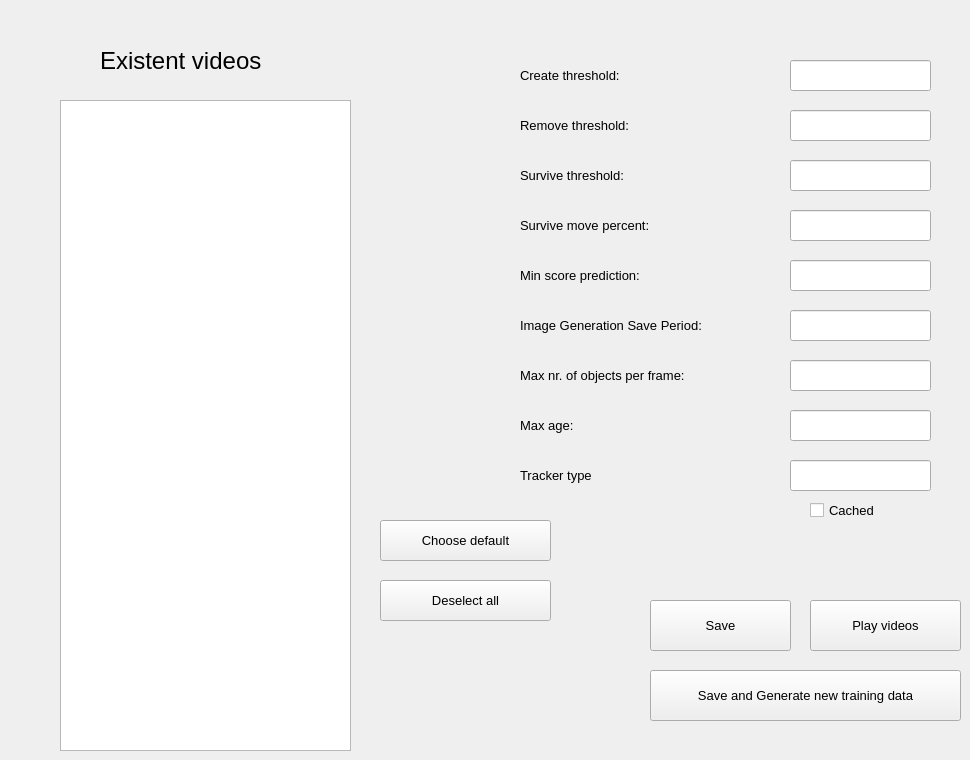
    <widget class="QWidget" name="tab_6">
     <attribute name="title">
      <string>Generate new Training Data</string>
     </attribute>
     <widget class="QLabel" name="label_26">
      <property name="geometry">
       <rect>
        <x>520</x>
        <y>60</y>
        <width>181</width>
        <height>31</height>
       </rect>
      </property>
      <property name="font">
       <font>
        <pointsize>10</pointsize>
       </font>
      </property>
      <property name="text">
       <string>Create threshold:</string>
      </property>
     </widget>
     <widget class="QLineEdit" name="ctTB">
      <property name="geometry">
       <rect>
        <x>790</x>
        <y>60</y>
        <width>141</width>
        <height>31</height>
       </rect>
      </property>
      <property name="font">
       <font>
        <pointsize>10</pointsize>
       </font>
      </property>
      <property name="text">
       <string/>
      </property>
     </widget>
     <widget class="QLineEdit" name="rtTH">
      <property name="geometry">
       <rect>
        <x>790</x>
        <y>110</y>
        <width>141</width>
        <height>31</height>
       </rect>
      </property>
      <property name="font">
       <font>
        <pointsize>10</pointsize>
       </font>
      </property>
      <property name="text">
       <string/>
      </property>
     </widget>
     <widget class="QLabel" name="label_27">
      <property name="geometry">
       <rect>
        <x>520</x>
        <y>110</y>
        <width>181</width>
        <height>31</height>
       </rect>
      </property>
      <property name="font">
       <font>
        <pointsize>10</pointsize>
       </font>
      </property>
      <property name="text">
       <string>Remove threshold:</string>
      </property>
     </widget>
     <widget class="QLabel" name="label_28">
      <property name="geometry">
       <rect>
        <x>520</x>
        <y>210</y>
        <width>181</width>
        <height>31</height>
       </rect>
      </property>
      <property name="font">
       <font>
        <pointsize>10</pointsize>
       </font>
      </property>
      <property name="text">
       <string>Survive move percent:</string>
      </property>
     </widget>
     <widget class="QLineEdit" name="smpTB">
      <property name="geometry">
       <rect>
        <x>790</x>
        <y>210</y>
        <width>141</width>
        <height>31</height>
       </rect>
      </property>
      <property name="font">
       <font>
        <pointsize>10</pointsize>
       </font>
      </property>
      <property name="text">
       <string/>
      </property>
     </widget>
     <widget class="QLineEdit" name="stTB">
      <property name="geometry">
       <rect>
        <x>790</x>
        <y>160</y>
        <width>141</width>
        <height>31</height>
       </rect>
      </property>
      <property name="font">
       <font>
        <pointsize>10</pointsize>
       </font>
      </property>
      <property name="text">
       <string/>
      </property>
     </widget>
     <widget class="QLabel" name="label_29">
      <property name="geometry">
       <rect>
        <x>520</x>
        <y>160</y>
        <width>181</width>
        <height>31</height>
       </rect>
      </property>
      <property name="font">
       <font>
        <pointsize>10</pointsize>
       </font>
      </property>
      <property name="text">
       <string>Survive threshold:</string>
      </property>
     </widget>
     <widget class="QLineEdit" name="mspTB">
      <property name="geometry">
       <rect>
        <x>790</x>
        <y>260</y>
        <width>141</width>
        <height>31</height>
       </rect>
      </property>
      <property name="font">
       <font>
        <pointsize>10</pointsize>
       </font>
      </property>
      <property name="text">
       <string/>
      </property>
     </widget>
     <widget class="QLabel" name="label_30">
      <property name="geometry">
       <rect>
        <x>520</x>
        <y>260</y>
        <width>181</width>
        <height>31</height>
       </rect>
      </property>
      <property name="font">
       <font>
        <pointsize>10</pointsize>
       </font>
      </property>
      <property name="text">
       <string>Min score prediction:</string>
      </property>
     </widget>
     <widget class="QLabel" name="label_31">
      <property name="geometry">
       <rect>
        <x>520</x>
        <y>360</y>
        <width>241</width>
        <height>31</height>
       </rect>
      </property>
      <property name="font">
       <font>
        <pointsize>10</pointsize>
       </font>
      </property>
      <property name="text">
       <string>Max nr. of objects per frame:</string>
      </property>
     </widget>
     <widget class="QLineEdit" name="maxNoObjectsPerFrameTB">
      <property name="geometry">
       <rect>
        <x>790</x>
        <y>360</y>
        <width>141</width>
        <height>31</height>
       </rect>
      </property>
      <property name="font">
       <font>
        <pointsize>10</pointsize>
       </font>
      </property>
      <property name="text">
       <string/>
      </property>
     </widget>
     <widget class="QLabel" name="label_32">
      <property name="geometry">
       <rect>
        <x>520</x>
        <y>410</y>
        <width>241</width>
        <height>31</height>
       </rect>
      </property>
      <property name="font">
       <font>
        <pointsize>10</pointsize>
       </font>
      </property>
      <property name="text">
       <string>Max age:</string>
      </property>
     </widget>
     <widget class="QLineEdit" name="maxAgeTB">
      <property name="geometry">
       <rect>
        <x>790</x>
        <y>410</y>
        <width>141</width>
        <height>31</height>
       </rect>
      </property>
      <property name="font">
       <font>
        <pointsize>10</pointsize>
       </font>
      </property>
      <property name="text">
       <string/>
      </property>
     </widget>
     <widget class="QLabel" name="label_35">
      <property name="geometry">
       <rect>
        <x>520</x>
        <y>460</y>
        <width>241</width>
        <height>31</height>
       </rect>
      </property>
      <property name="font">
       <font>
        <pointsize>10</pointsize>
       </font>
      </property>
      <property name="text">
       <string>Tracker type</string>
      </property>
     </widget>
     <widget class="QLineEdit" name="trackerTypeTB">
      <property name="geometry">
       <rect>
        <x>790</x>
        <y>460</y>
        <width>141</width>
        <height>31</height>
       </rect>
      </property>
      <property name="font">
       <font>
        <pointsize>10</pointsize>
       </font>
      </property>
      <property name="text">
       <string/>
      </property>
     </widget>
     <widget class="QCheckBox" name="cachedCheckBoxGeneration">
      <property name="geometry">
       <rect>
        <x>810</x>
        <y>500</y>
        <width>81</width>
        <height>20</height>
       </rect>
      </property>
      <property name="font">
       <font>
        <pointsize>10</pointsize>
       </font>
      </property>
      <property name="text">
       <string>Cached</string>
      </property>
     </widget>
     <widget class="QLineEdit" name="imageGenerationSavePeriodTB">
      <property name="geometry">
       <rect>
        <x>790</x>
        <y>310</y>
        <width>141</width>
        <height>31</height>
       </rect>
      </property>
      <property name="font">
       <font>
        <pointsize>10</pointsize>
       </font>
      </property>
      <property name="text">
       <string/>
      </property>
     </widget>
     <widget class="QLabel" name="label_36">
      <property name="geometry">
       <rect>
        <x>520</x>
        <y>310</y>
        <width>241</width>
        <height>31</height>
       </rect>
      </property>
      <property name="font">
       <font>
        <pointsize>10</pointsize>
       </font>
      </property>
      <property name="text">
       <string>Image Generation Save Period:</string>
      </property>
     </widget>
     <widget class="QPushButton" name="playVideosButton">
      <property name="geometry">
       <rect>
        <x>810</x>
        <y>600</y>
        <width>151</width>
        <height>51</height>
       </rect>
      </property>
      <property name="font">
       <font>
        <pointsize>10</pointsize>
       </font>
      </property>
      <property name="text">
       <string>Play videos</string>
      </property>
     </widget>
     <widget class="QListView" name="allVideosListViewGeneration">
      <property name="geometry">
       <rect>
        <x>60</x>
        <y>100</y>
        <width>291</width>
        <height>651</height>
       </rect>
      </property>
     </widget>
     <widget class="QLabel" name="label_37">
      <property name="geometry">
       <rect>
        <x>100</x>
        <y>40</y>
        <width>211</width>
        <height>41</height>
       </rect>
      </property>
      <property name="font">
       <font>
        <pointsize>18</pointsize>
       </font>
      </property>
      <property name="text">
       <string>Existent videos</string>
      </property>
     </widget>
     <widget class="QPushButton" name="deselectAllButtonGeneration">
      <property name="geometry">
       <rect>
        <x>380</x>
        <y>580</y>
        <width>171</width>
        <height>41</height>
       </rect>
      </property>
      <property name="font">
       <font>
        <pointsize>10</pointsize>
       </font>
      </property>
      <property name="text">
       <string>Deselect all</string>
      </property>
     </widget>
     <widget class="QPushButton" name="chooseDefaultButtonGeneration">
      <property name="geometry">
       <rect>
        <x>380</x>
        <y>520</y>
        <width>171</width>
        <height>41</height>
       </rect>
      </property>
      <property name="font">
       <font>
        <pointsize>10</pointsize>
       </font>
      </property>
      <property name="text">
       <string>Choose default</string>
      </property>
     </widget>
     <widget class="QPushButton" name="generateNewTrainingDataButton">
      <property name="geometry">
       <rect>
        <x>650</x>
        <y>670</y>
        <width>311</width>
        <height>51</height>
       </rect>
      </property>
      <property name="font">
       <font>
        <pointsize>10</pointsize>
       </font>
      </property>
      <property name="text">
       <string>Save and Generate new training data</string>
      </property>
     </widget>
     <widget class="QPushButton" name="saveConfigurationGenerateButton">
      <property name="geometry">
       <rect>
        <x>650</x>
        <y>600</y>
        <width>141</width>
        <height>51</height>
       </rect>
      </property>
      <property name="font">
       <font>
        <pointsize>10</pointsize>
       </font>
      </property>
      <property name="text">
       <string>Save</string>
      </property>
     </widget>
    </widget>
